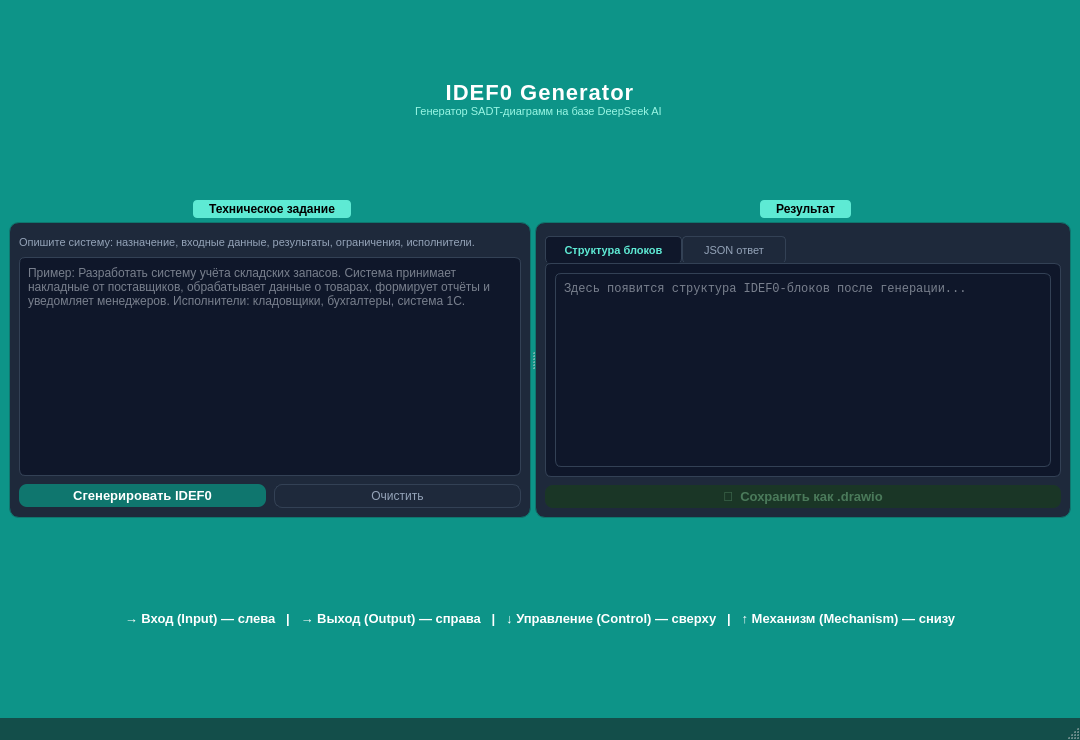
<?xml version="1.0" encoding="UTF-8"?>
<ui version="4.0">
 <class>MainWindow</class>
 <widget class="QMainWindow" name="MainWindow">
  <property name="geometry">
   <rect><x>0</x><y>0</y><width>1080</width><height>740</height></rect>
  </property>
  <property name="windowTitle">
   <string>IDEF0 Generator</string>
  </property>
  <property name="styleSheet">
   <string>
    QMainWindow {
      background-color: #0d9488;
    }
    QWidget#centralwidget {
      background-color: #0d9488;
    }
    QGroupBox {
      background-color: #1e293b;
      border: 1px solid #0f766e;
      border-radius: 10px;
      color: #e2e8f0;
      font-size: 12px;
      font-weight: bold;
      margin-top: 22px;
      padding-top: 4px;
    }
    QGroupBox::title {
      subcontrol-origin: margin;
      subcontrol-position: top center;
      padding: 2px 14px;
      color: #000000;
      font-size: 13px;
      font-weight: bold;
      background-color: #5eead4;
      border-radius: 4px;
    }
    QPlainTextEdit {
      background-color: #0f172a;
      color: #e2e8f0;
      border: 1px solid #334155;
      border-radius: 6px;
      font-size: 12px;
      padding: 4px;
    }
    QPlainTextEdit:focus {
      border: 1px solid #14b8a6;
    }
    QTabWidget::pane {
      background-color: #0f172a;
      border: 1px solid #334155;
      border-radius: 6px;
    }
    QTabBar::tab {
      background-color: #1e293b;
      color: #94a3b8;
      border: 1px solid #334155;
      border-bottom: none;
      border-radius: 4px 4px 0 0;
      padding: 6px 18px;
      font-size: 11px;
    }
    QTabBar::tab:selected {
      background-color: #0f172a;
      color: #5eead4;
      font-weight: bold;
    }
    QTabBar::tab:hover {
      color: #e2e8f0;
    }
    QStatusBar {
      background-color: #134e4a;
      color: #99f6e4;
      font-size: 11px;
    }
    QLabel#lbLegend {
      color: #ffffff;
      font-size: 13px;
      font-weight: bold;
    }
    QLabel#lbSpecHint {
      color: #94a3b8;
      font-size: 11px;
    }
   </string>
  </property>

  <widget class="QWidget" name="centralwidget">
   <layout class="QVBoxLayout" name="verticalLayout">
    <property name="spacing">
     <number>10</number>
    </property>


    <!-- Заголовок -->
    <item>
     <widget class="QLabel" name="lbHeader">
      <property name="text">
       <string>&lt;div style="text-align:center;"&gt;
         &lt;span style="font-size:22px; font-weight:bold; color:#ffffff; letter-spacing:1px;"&gt;
           IDEF0 Generator
         &lt;/span&gt;
         &lt;br/&gt;
         &lt;span style="font-size:11px; color:#99f6e4;"&gt;
           Генератор SADT-диаграмм на базе DeepSeek AI
         &lt;/span&gt;
       &lt;/div&gt;</string>
      </property>
      <property name="alignment">
       <set>Qt::AlignCenter</set>
      </property>
      <property name="minimumHeight">
       <number>56</number>
      </property>
     </widget>
    </item>

    <!-- Основная рабочая область -->
    <item>
     <widget class="QSplitter" name="splitterMain">
      <property name="orientation">
       <enum>Qt::Horizontal</enum>
      </property>
      <property name="childrenCollapsible">
       <bool>false</bool>
      </property>

      <!-- Левая панель: ТЗ -->
      <widget class="QGroupBox" name="gbSpec">
       <property name="title">
        <string>Техническое задание</string>
       </property>
       <layout class="QVBoxLayout" name="vlSpec">
        <property name="spacing">
         <number>8</number>
        </property>
        <item>
         <widget class="QLabel" name="lbSpecHint">
          <property name="text">
           <string>Опишите систему: назначение, входные данные, результаты, ограничения, исполнители.</string>
          </property>
          <property name="wordWrap">
           <bool>true</bool>
          </property>
         </widget>
        </item>
        <item>
         <widget class="QPlainTextEdit" name="teTechnicalSpec">
          <property name="placeholderText">
           <string>Пример: Разработать систему учёта складских запасов. Система принимает накладные от поставщиков, обрабатывает данные о товарах, формирует отчёты и уведомляет менеджеров. Исполнители: кладовщики, бухгалтеры, система 1С.</string>
          </property>
         </widget>
        </item>
        <item>
         <layout class="QHBoxLayout" name="hlButtons">
          <item>
           <widget class="QPushButton" name="btnGenerate">
            <property name="text">
             <string>Сгенерировать IDEF0</string>
            </property>
            <property name="minimumHeight">
             <number>42</number>
            </property>
            <property name="styleSheet">
             <string>QPushButton { background-color: #0f766e; color: #ffffff; border-radius: 8px; font-size: 13px; font-weight: bold; padding: 4px 20px; border: none; }
QPushButton:hover { background-color: #14b8a6; }
QPushButton:pressed { background-color: #0d9488; }
QPushButton:disabled { background-color: #1e3a38; color: #4b7a76; }</string>
            </property>
           </widget>
          </item>
          <item>
           <widget class="QPushButton" name="btnClear">
            <property name="text">
             <string>Очистить</string>
            </property>
            <property name="minimumHeight">
             <number>42</number>
            </property>
            <property name="styleSheet">
             <string>QPushButton { background-color: #1e293b; color: #94a3b8; border: 1px solid #334155; border-radius: 8px; font-size: 12px; padding: 4px 14px; }
QPushButton:hover { background-color: #334155; color: #e2e8f0; }
QPushButton:pressed { background-color: #0f172a; }</string>
            </property>
           </widget>
          </item>
         </layout>
        </item>
       </layout>
      </widget>

      <!-- Правая панель: Результат -->
      <widget class="QGroupBox" name="gbResult">
       <property name="title">
        <string>Результат</string>
       </property>
       <layout class="QVBoxLayout" name="vlResult">
        <property name="spacing">
         <number>8</number>
        </property>
        <item>
         <widget class="QTabWidget" name="tabWidget">
          <property name="styleSheet">
           <string></string>
          </property>
          <widget class="QWidget" name="tabStructure">
           <attribute name="title">
            <string>Структура блоков</string>
           </attribute>
           <layout class="QVBoxLayout" name="vlStructure">
            <item>
             <widget class="QPlainTextEdit" name="teStructureView">
              <property name="readOnly">
               <bool>true</bool>
              </property>
              <property name="placeholderText">
               <string>Здесь появится структура IDEF0-блоков после генерации...</string>
              </property>
              <property name="font">
               <font><family>Courier New</family><pointsize>10</pointsize></font>
              </property>
             </widget>
            </item>
           </layout>
          </widget>
          <widget class="QWidget" name="tabJson">
           <attribute name="title">
            <string>JSON ответ</string>
           </attribute>
           <layout class="QVBoxLayout" name="vlJson">
            <item>
             <widget class="QPlainTextEdit" name="teJsonPreview">
              <property name="readOnly">
               <bool>true</bool>
              </property>
              <property name="placeholderText">
               <string>Сырой JSON-ответ от нейросети появится здесь...</string>
              </property>
              <property name="font">
               <font><family>Courier New</family><pointsize>10</pointsize></font>
              </property>
             </widget>
            </item>
           </layout>
          </widget>
         </widget>
        </item>
        <item>
         <widget class="QPushButton" name="btnSave">
          <property name="text">
           <string>💾  Сохранить как .drawio</string>
          </property>
          <property name="minimumHeight">
           <number>42</number>
          </property>
          <property name="enabled">
           <bool>false</bool>
          </property>
          <property name="styleSheet">
           <string>QPushButton { background-color: #15803d; color: white; border-radius: 8px; font-size: 13px; font-weight: bold; padding: 4px 20px; border: none; }
QPushButton:hover { background-color: #16a34a; }
QPushButton:pressed { background-color: #14532d; }
QPushButton:disabled { background-color: #1a3626; color: #4a7a5a; }</string>
          </property>
         </widget>
        </item>
       </layout>
      </widget>

     </widget>
    </item>

    <!-- Легенда внизу -->
    <item>
     <widget class="QLabel" name="lbLegend">
      <property name="text">
       <string>→ Вход (Input) — слева   |   → Выход (Output) — справа   |   ↓ Управление (Control) — сверху   |   ↑ Механизм (Mechanism) — снизу</string>
      </property>
      <property name="alignment">
       <set>Qt::AlignCenter</set>
      </property>
     </widget>
    </item>

   </layout>
  </widget>

  <widget class="QStatusBar" name="statusBar"/>
 </widget>
 <resources/>
 <connections/>
</ui>
